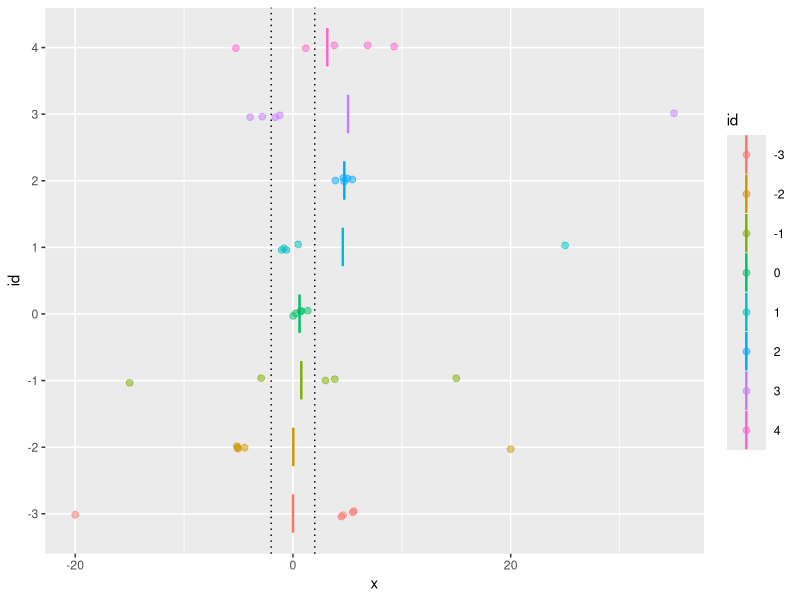

Source code (R):
## Expect xbar in [-2, 2]

library(tidyverse)

n <- 5
x <- rnorm(n, 0, 1)
mean(x)

x1 <- rnorm(n, 0, 1)
x1[5] <- 25
mean(x1)

x2 <- rnorm(n, 5, 1)
mean(x2)

x3 <- rnorm(n, 0, 3)
x3[1] <- -15
x3[2] <- 15

x4 <- rnorm(n, -3, 1)
x4[which.max(x4)] <- 35
mean(x4)

x5 <- rnorm(n, -5, 1)
x5[which.max(x5)] <- 20
mean(x5)

x6 <- rnorm(n, 5, 7)
mean(x6)

x7 <- rnorm(n, 5, 1)
x7[which.max(x7)] <- -20
mean(x7)

levels <- c(0, 1, 2, -1, 3, -2, 4, -3)
dat <- tibble(x = c(x, x1, x2, x3, x4, x5, x6, x7),
              id = factor(rep(levels, each = 5)))
dat |>
    ggplot(aes(x, id)) +
    geom_jitter(aes(color = id), size = 2, alpha = 1/2,
                width = 0, height = .05) +
    geom_point(aes(x = mx, y = id, color = id), size = 10,
               alpha = 1, pch = "|",
               data = dat |> group_by(id) |> summarize(mx = mean(x))) +
    geom_vline(xintercept = c(-2, 2), lty = 3)



t1 <- function(x) {
    all(x > 2)
}
t2 <- function(x) {
    any(x > 10)
}


dat |>
    group_by(id) |>
    summarize(
        t1 = all(x > 2),
        t2 = any(x > 10),
        t3 = any(x < -10),
        t4 = between(mean(x > 5), .4, .6)
    ) |>
    mutate(across(starts_with("t"), as.integer))


